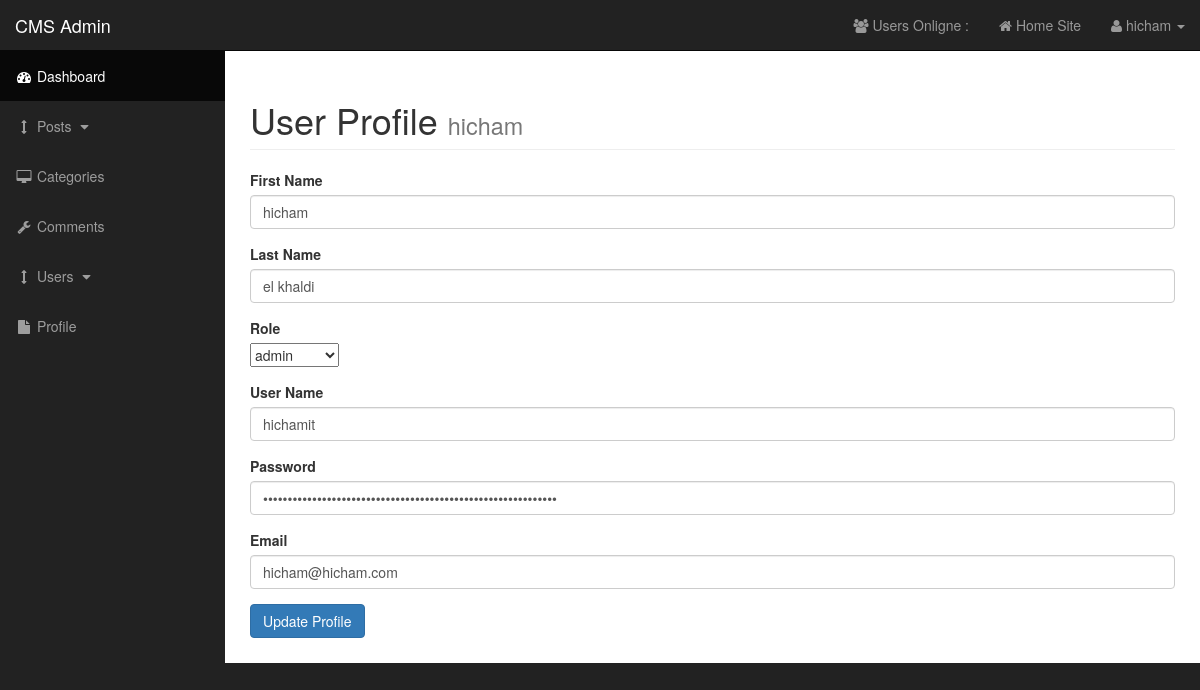
The page /admin/profile.php (signed in) on the database its author committed.
### tables this page shows
CREATE TABLE `users` (
  `user_id` int(3) NOT NULL,
  `username` varchar(255) NOT NULL,
  `user_password` varchar(255) NOT NULL,
  `user_firstname` varchar(255) NOT NULL,
  `user_lastname` varchar(255) NOT NULL,
  `user_email` varchar(255) NOT NULL,
  `user_image` text NOT NULL,
  `user_role` varchar(255) NOT NULL,
  `randSalt` varchar(255) NOT NULL DEFAULT '$2y$10$iusesomecrazystrings22'
);

### admin/profile.php (the view, shortened to what this page needs)
<?php include("includes/admin_header.php");?>
<?php include("includes/admin_navigation.php");?>
<?php
                        if (isset($_SESSION['username'])) {
                                    $query = "SELECT * FROM users where username='{$_SESSION['username']}'";
                                    $select_all_users = mysqli_query($connection,$query);
                                    while ($row = mysqli_fetch_assoc($select_all_users)) {
                                        $username = $row['username'];
                                        $user_firstname = $row['user_firstname'];
                                        $user_lastname = $row['user_lastname'];
                                        $user_email = $row['user_email'];
                                        $user_role = $row['user_role'];
                                        $user_password = $row['user_password'];
                                    }
                            }
?>
        <div id="page-wrapper">
            <div class="container-fluid">
                <div class="row">
                    <div class="col-lg-12">
                        <h1 class="page-header">
                            User Profile
                    <small><?php echo $_SESSION['firstname']; ?></small>
                        </h1>
                        <form action="" method="post" enctype="multipart/form-data">
    <div class="form-group">
        <label for="cat_title">First Name</label>
        <input type="text" name="userfirstname" class="form-control" value="<?php echo $user_firstname; ?>">
    </div>
    <div class="form-group">
        <label for="cat_title">Last Name</label>
        <input type="text" name="userlastname" class="form-control" value="<?php echo $user_lastname;?>">
    </div>
    <div class="form-group">
        <label for="cat_title">Role</label><br>
        <select name="userrole">
            <option value='subscriber'><?php echo $user_role;?></option>
        </select>
    </div>
    <div class="form-group">
        <label for="cat_title">User Name</label>
        <input type="text" name="username" class="form-control" value="<?php echo $username; ?>">
    </div>
    <div class="form-group">
        <label for="cat_title">Password</label>
        <input type="password" name="userpassword" class="form-control" value="<?php echo $user_password; ?>">
    </div>
    <div class="form-group">
        <label for="cat_title">Email</label>
        <input type="text" name="useremail" class="form-control" value="<?php echo $user_email; ?>">
    </div>
    <div class="form-group">
        <input type="submit" name="update" class="btn btn-primary" value="Update Profile">
    </div>
</form>
                    </div>
                </div>
            </div>
        </div>
   <?php include("includes/admin_footer.php");?>

### admin/css/sb-admin.css (style rules this page uses)
body { margin-top: 100px; background-color: #222; }
@media (min-width:768px) { body { margin-top: 50px; } }
#page-wrapper { width: 100%; padding: 0; background-color: #fff; }
@media (min-width:768px) { #page-wrapper { padding: 10px; } }

### rows shown on the page
users: userfirstname "hicham", userlastname "el khaldi", userrole "admin", username "hichamit", useremail "hicham@hicham.com"

### other values the page prints
$_SESSION['firstname'] "hicham"
